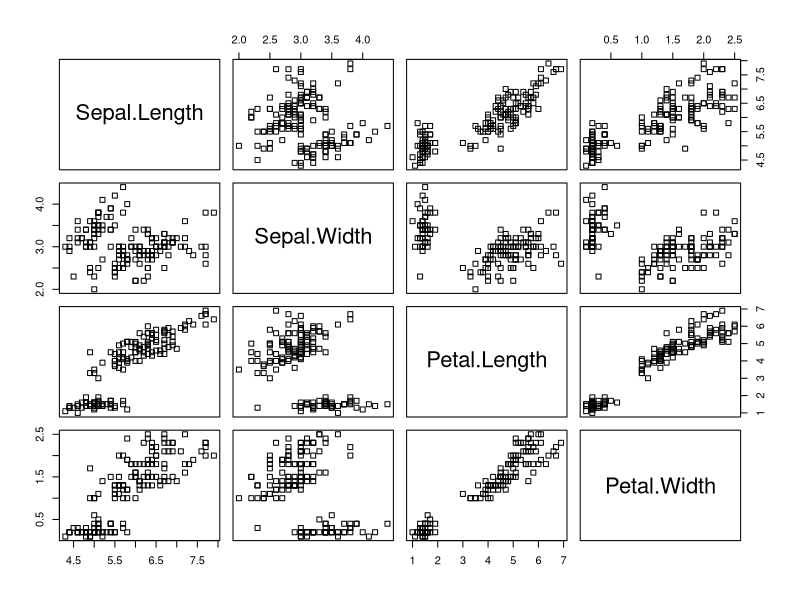

Write the R code that produced this figure.
## ---- chunk 1
library("ggplot2")
## ---- chunk 2
dat <- iris
## ---- chunk 3
head(dat)
## ---- chunk 4
View(dat)
## ---- chunk 5
df_Setosa = dat[dat$class == "Iris-setosa",]
df_Versicolor = dat[dat$class == "Iris-versicolor",]
df_Virginica = dat[dat$class == "Iris-virginica",]
## ---- chunk 6
theList <- as.data.frame(t(c(df_Setosa[-1])), row.names = NULL)

dfThree_Iris <- rbind(df_Setosa, df_Versicolor, df_Virginica)
dat = dat[,-5]
dfThree_Iris <- sapply(dfThree_Iris, as.numeric)
## ---- chunk 7
dfThree_Iris$mahalanobis <- mahalanobis(dat, colMeans(dat), cov(dat))
print(dfThree_Iris)
## ---- chunk 8
num.outliers <- 3
mah.ordenacion <- order(mahalanobis(dat , colMeans(dat), cov(dat)), decreasing=TRUE)
ouLi_3 <- rep(FALSE , nrow(dat))
ouLi_3[mah.ordenacion[1:num.outliers]] <- TRUE
colorear.outlier <- ouLi_3 * 50

plot(dat , pch=0)
points(dat , pch=colorear.outlier)
